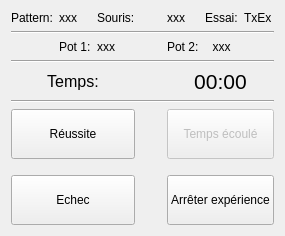
      <widget class="QWidget" name="page_7">
       <layout class="QGridLayout" name="gridLayout_9">
        <item row="0" column="2">
         <widget class="QLabel" name="label_42">
          <property name="text">
           <string>Souris:</string>
          </property>
         </widget>
        </item>
        <item row="7" column="0" colspan="7">
         <widget class="Line" name="line_8">
          <property name="orientation">
           <enum>Qt::Horizontal</enum>
          </property>
         </widget>
        </item>
        <item row="5" column="0" colspan="7">
         <widget class="Line" name="line_9">
          <property name="orientation">
           <enum>Qt::Horizontal</enum>
          </property>
         </widget>
        </item>
        <item row="10" column="4" colspan="3">
         <widget class="QPushButton" name="tempsEcoule">
          <property name="enabled">
           <bool>false</bool>
          </property>
          <property name="minimumSize">
           <size>
            <width>0</width>
            <height>50</height>
           </size>
          </property>
          <property name="text">
           <string>Temps écoulé</string>
          </property>
         </widget>
        </item>
        <item row="12" column="4" colspan="3">
         <widget class="QPushButton" name="arreterExperience">
          <property name="minimumSize">
           <size>
            <width>0</width>
            <height>50</height>
           </size>
          </property>
          <property name="text">
           <string>Arrêter expérience</string>
          </property>
         </widget>
        </item>
        <item row="10" column="0" colspan="3">
         <widget class="QPushButton" name="reussite">
          <property name="minimumSize">
           <size>
            <width>0</width>
            <height>50</height>
           </size>
          </property>
          <property name="text">
           <string>Réussite</string>
          </property>
         </widget>
        </item>
        <item row="1" column="0" colspan="7">
         <widget class="Line" name="line_7">
          <property name="orientation">
           <enum>Qt::Horizontal</enum>
          </property>
         </widget>
        </item>
        <item row="12" column="0" colspan="3">
         <widget class="QPushButton" name="echec">
          <property name="minimumSize">
           <size>
            <width>0</width>
            <height>50</height>
           </size>
          </property>
          <property name="text">
           <string>Echec</string>
          </property>
         </widget>
        </item>
        <item row="4" column="4">
         <widget class="QLabel" name="labelPot2">
          <property name="text">
           <string>Pot 2:</string>
          </property>
         </widget>
        </item>
        <item row="4" column="5">
         <widget class="QLabel" name="placementPot2">
          <property name="text">
           <string>xxx</string>
          </property>
          <property name="alignment">
           <set>Qt::AlignCenter</set>
          </property>
         </widget>
        </item>
        <item row="4" column="2">
         <widget class="QLabel" name="placementPot1">
          <property name="text">
           <string>xxx</string>
          </property>
          <property name="alignment">
           <set>Qt::AlignLeading|Qt::AlignLeft|Qt::AlignVCenter</set>
          </property>
         </widget>
        </item>
        <item row="4" column="1">
         <widget class="QLabel" name="label_43">
          <property name="text">
           <string>Pot 1:</string>
          </property>
         </widget>
        </item>
        <item row="11" column="0">
         <spacer name="verticalSpacer_2">
          <property name="orientation">
           <enum>Qt::Vertical</enum>
          </property>
          <property name="sizeType">
           <enum>QSizePolicy::Maximum</enum>
          </property>
          <property name="sizeHint" stdset="0">
           <size>
            <width>20</width>
            <height>10</height>
           </size>
          </property>
         </spacer>
        </item>
        <item row="4" column="3">
         <spacer name="horizontalSpacer_11">
          <property name="orientation">
           <enum>Qt::Horizontal</enum>
          </property>
          <property name="sizeType">
           <enum>QSizePolicy::Maximum</enum>
          </property>
          <property name="sizeHint" stdset="0">
           <size>
            <width>20</width>
            <height>10</height>
           </size>
          </property>
         </spacer>
        </item>
        <item row="0" column="5">
         <widget class="QLabel" name="label_32">
          <property name="text">
           <string>Essai:</string>
          </property>
         </widget>
        </item>
        <item row="0" column="4">
         <widget class="QLabel" name="nomSourisEssai">
          <property name="text">
           <string>xxx</string>
          </property>
         </widget>
        </item>
        <item row="0" column="6">
         <widget class="QLabel" name="nomEssai">
          <property name="text">
           <string>TxEx</string>
          </property>
         </widget>
        </item>
        <item row="0" column="1">
         <widget class="QLabel" name="nomPatternEssai">
          <property name="text">
           <string>xxx</string>
          </property>
         </widget>
        </item>
        <item row="0" column="0">
         <widget class="QLabel" name="label_41">
          <property name="text">
           <string>Pattern:</string>
          </property>
         </widget>
        </item>
        <item row="6" column="0" colspan="3">
         <widget class="QLabel" name="label_47">
          <property name="font">
           <font>
            <pointsize>12</pointsize>
           </font>
          </property>
          <property name="text">
           <string>Temps:</string>
          </property>
          <property name="alignment">
           <set>Qt::AlignCenter</set>
          </property>
         </widget>
        </item>
        <item row="6" column="4" colspan="3">
         <widget class="QLabel" name="temps">
          <property name="font">
           <font>
            <pointsize>16</pointsize>
           </font>
          </property>
          <property name="text">
           <string>00:00</string>
          </property>
          <property name="alignment">
           <set>Qt::AlignCenter</set>
          </property>
         </widget>
        </item>
       </layout>
      </widget>
